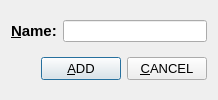
<?xml version="1.0" encoding="UTF-8"?>
<ui version="4.0">
 <class>ADDDIALOG</class>
 <widget class="QDialog" name="ADDDIALOG">
  <property name="geometry">
   <rect>
    <x>0</x>
    <y>0</y>
    <width>218</width>
    <height>100</height>
   </rect>
  </property>
  <property name="sizePolicy">
   <sizepolicy hsizetype="Fixed" vsizetype="Preferred">
    <horstretch>0</horstretch>
    <verstretch>0</verstretch>
   </sizepolicy>
  </property>
  <property name="windowTitle">
   <string>Dialog</string>
  </property>
  <layout class="QGridLayout" name="gridLayout">
   <item row="0" column="0">
    <layout class="QHBoxLayout" name="horizontalLayout_2">
     <item>
      <widget class="QLabel" name="label">
       <property name="font">
        <font>
         <pointsize>11</pointsize>
         <weight>75</weight>
         <bold>true</bold>
        </font>
       </property>
       <property name="text">
        <string>&amp;Name:</string>
       </property>
       <property name="buddy">
        <cstring>lineEditItem</cstring>
       </property>
      </widget>
     </item>
     <item>
      <widget class="QLineEdit" name="lineEditItem"/>
     </item>
    </layout>
   </item>
   <item row="1" column="0">
    <layout class="QHBoxLayout" name="horizontalLayout">
     <property name="sizeConstraint">
      <enum>QLayout::SetFixedSize</enum>
     </property>
     <item>
      <spacer name="horizontalSpacer">
       <property name="orientation">
        <enum>Qt::Horizontal</enum>
       </property>
       <property name="sizeHint" stdset="0">
        <size>
         <width>40</width>
         <height>20</height>
        </size>
       </property>
      </spacer>
     </item>
     <item>
      <widget class="QPushButton" name="pushButtonAdd">
       <property name="sizePolicy">
        <sizepolicy hsizetype="Fixed" vsizetype="Fixed">
         <horstretch>0</horstretch>
         <verstretch>100</verstretch>
        </sizepolicy>
       </property>
       <property name="minimumSize">
        <size>
         <width>80</width>
         <height>20</height>
        </size>
       </property>
       <property name="font">
        <font>
         <pointsize>10</pointsize>
        </font>
       </property>
       <property name="text">
        <string>&amp;ADD</string>
       </property>
      </widget>
     </item>
     <item>
      <widget class="QPushButton" name="pushButtonCancel">
       <property name="sizePolicy">
        <sizepolicy hsizetype="Fixed" vsizetype="Fixed">
         <horstretch>0</horstretch>
         <verstretch>0</verstretch>
        </sizepolicy>
       </property>
       <property name="minimumSize">
        <size>
         <width>80</width>
         <height>20</height>
        </size>
       </property>
       <property name="font">
        <font>
         <pointsize>10</pointsize>
         <weight>50</weight>
         <bold>false</bold>
        </font>
       </property>
       <property name="text">
        <string>&amp;CANCEL</string>
       </property>
      </widget>
     </item>
    </layout>
   </item>
  </layout>
 </widget>
 <resources/>
 <connections/>
</ui>
